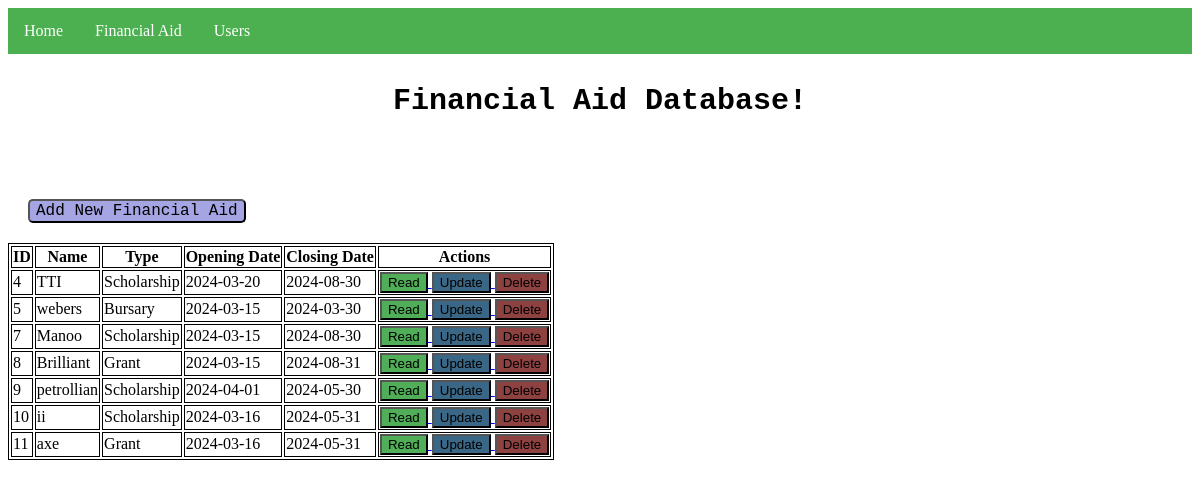
The page /admin/view_all (signed in) on the database its author committed.
### main.py (models this page shows, shortened)
class Financial_Aid(db.Model):
    _id = db.Column("id", db.Integer, primary_key=True)
    name = db.Column(db.String(50), nullable=False)
    _type = db.Column(db.String(20), nullable=False)
    opening_date = db.Column(db.Date)
    closing_date = db.Column(db.Date)
    supported_fields = db.Column(db.String(250), nullable=False)
    requirements_list = db.Column(db.String(250), nullable=False)
    url_link =  db.Column(db.String(150))
    email_address = db.Column(db.String(50))
    status = db.Column(db.String(30), nullable=False, default= "Open")

### main.py (the view)
@app.route('/admin/view_all')
def view_all():
    res = Financial_Aid.query.all()
    if session.get('admin-access'):
        if not session.get('message-sent'):
            session['message-sent'] = True
            return render_template('view_all.html', data=res,
                message=session.get('message'))
        else:
            return render_template('view_all.html', data=res,
                message=(None, None))
    else:
        return redirect(url_for('login'))

### templates/view_all.html (shortened to what this page needs)
{% extends 'base_admin.html' %}
{% block content %}
<h2 style="margin-top: 30px; font-family: monospace;font-size: 30px;
 text-align: center;">
    Financial Aid Database!
</h2>
    <br><br>
    <a href="/admin/create_aid">
        <button style="margin: 20px; font-family: monospace; font-size: 16px;
        border-radius: 5px; background-color: rgb(165, 165, 228);">
            Add New Financial Aid
        </button>
    </a>
    <table>
        <tr>
            <th>ID</th>
            <th>Name</th>
            <th>Type</th>
            <th>Opening Date</th>
            <th>Closing Date </th>
            <th>Actions</th>
        </tr>
        {% for aid in data %}
        <tr>
            <td>{{ aid._id }}</td>
            <td>{{ aid.name }}</td>
            <td>{{ aid._type }}</td>
            <td>{{ aid.opening_date }}</td>
            <td>{{ aid.closing_date }}</td>
            <td>
                <a href="/admin/read_aid/{{ aid._id }}">
                    <button id="read-button">Read</button>
                </a>
                <a href="/admin/update_aid/{{ aid._id }}">
                    <button id="update-button">Update</button>
                </a>
                <a href="/admin/delete_aid/{{ aid._id }}">
                    <button id="delete-button">Delete</button>
                </a>
            </td>
        </tr>
        {% endfor %}
    </table>
{% endblock %}

### templates/base_admin.html (shortened to what this page needs)
<!DOCTYPE html>
<html lang="en">
<head>
</head>
<body>
    <nav>
        <a href="/admin">Home</a>
        <a href="/admin/view_all">Financial Aid</a>
        <a href="/admin/view_all_users">Users</a>
    </nav>
    {% block  content %}{% endblock %}
</body>
</html>

### templates/base_admin.html (style rules this page uses)
nav { background-color: #4CAF50; overflow: hidden; }
nav a { float: left; display: block; color: white; text-align: center; padding: 14px 16px; text-decoration: none; }

### templates/view_all.html (style rules this page uses)
table, th, td { border: 1px solid black; }
#read-button { background: #50ae58; }
#update-button { background: #3b6787;; }
#delete-button { background: #8e4141; }

### rows shown on the page
Financial_Aid: _id "4", name "TTI", _type "Scholarship", opening_date "2024-03-20", closing_date "2024-08-30"
Financial_Aid: _id "5", name "webers", _type "Bursary", opening_date "2024-03-15", closing_date "2024-03-30"
Financial_Aid: _id "7", name "Manoo", _type "Scholarship", opening_date "2024-03-15", closing_date "2024-08-30"
Financial_Aid: _id "8", name "Brilliant", _type "Grant", opening_date "2024-03-15", closing_date "2024-08-31"
Financial_Aid: _id "9", name "petrollian", _type "Scholarship", opening_date "2024-04-01", closing_date "2024-05-30"
Financial_Aid: _id "10", name "ii", _type "Scholarship", opening_date "2024-03-16", closing_date "2024-05-31"
Financial_Aid: _id "11", name "axe", _type "Grant", opening_date "2024-03-16", closing_date "2024-05-31"
